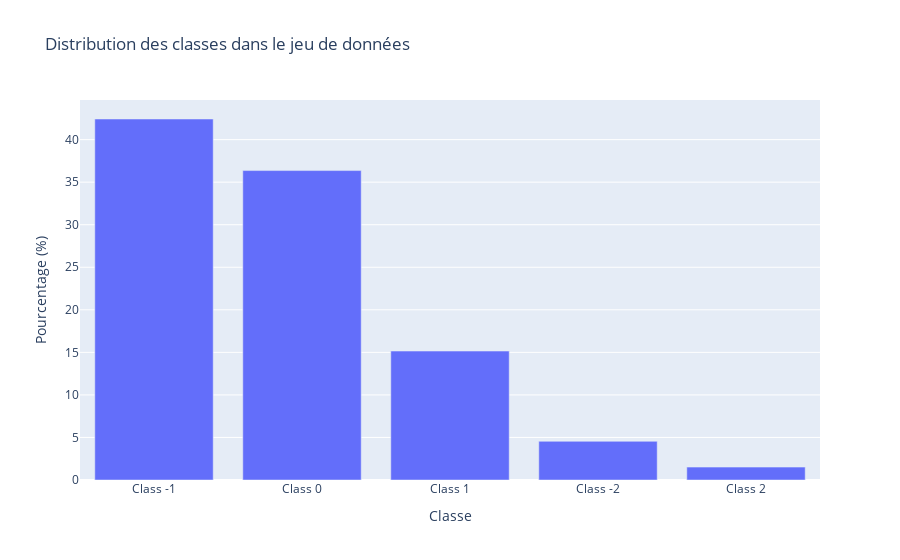

The cell this chart's notebook holds for it:
### Markdown cell above
**Visualisation de la variable des classes** : Pour mieux comprendre la distribution des classes dans notre jeu de données, nous allons visualiser la variable ``Class`` en utilisant un diagramme à barres. Cela nous permettra de voir combien d'observations nous avons pour chaque classe.

### Code cell
class_percentage = 100 * data['Class'].value_counts() / len(data)

fig = px.bar(x=class_percentage.index, y=class_percentage.values,
             labels={'x': 'Classe', 'y': 'Pourcentage (%)'},
             title='Distribution des classes dans le jeu de données')

fig.show()

### Figure 1 — Plotly figure (JSON) as saved in the notebook; plotly's stock layout.template omitted (floating-point values rounded to 4 significant figures)
{"data": [{"alignmentgroup": "True", "hovertemplate": "Classe=%{x}<br>Pourcentage (%)=%{y}<extra></extra>", "legendgroup": "", "marker": {"color": "#636efa", "pattern": {"shape": ""}}, "name": "", "offsetgroup": "", "orientation": "v", "showlegend": false, "textposition": "auto", "type": "bar", "x": ["Class -1", "Class 0", "Class 1", "Class -2", "Class 2"], "xaxis": "x", "y": [42.42, 36.36, 15.15, 4.545, 1.515], "yaxis": "y"}], "layout": {"barmode": "relative", "legend": {"tracegroupgap": 0}, "title": {"text": "Distribution des classes dans le jeu de données"}, "xaxis": {"anchor": "y", "domain": [0, 1], "title": {"text": "Classe"}}, "yaxis": {"anchor": "x", "domain": [0, 1], "title": {"text": "Pourcentage (%)"}}}}
